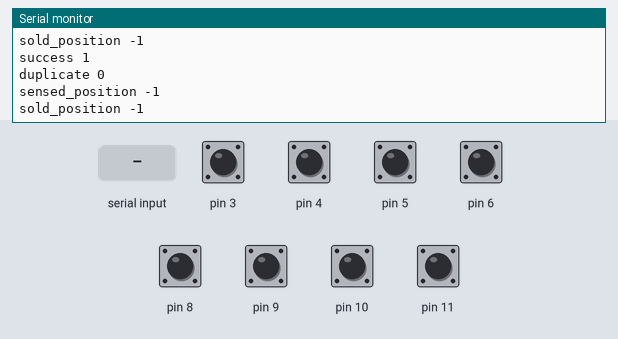
A sketch run on a simulated Arduino Uno, built with avr-gcc and run on an emulated ATmega328P. Shown: the last lines printed to the serial monitor. The inputs (shaded band) are chosen by the test bench; at power-on: pin 3–6, pin 8–11 HIGH.

Above: at 1.2 s.
1.3 s: "1" received over Serial
At 1.87 s:
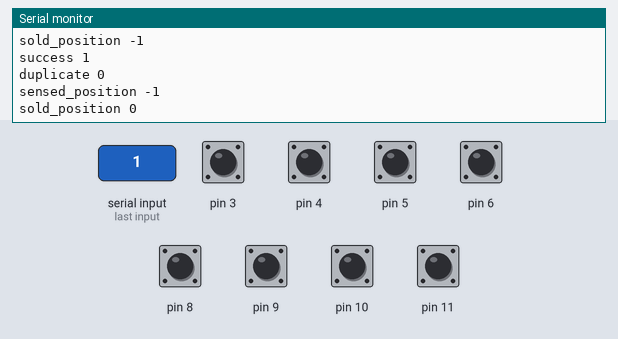
2.8 s: "2" received over Serial
At 3.39 s:
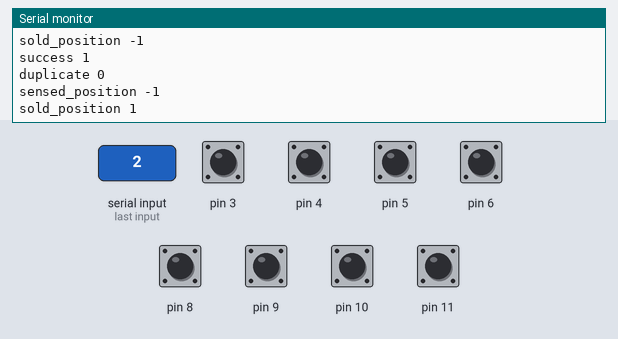
Timing chart, 0 to 5.8 s (numbered marks = the images above; inputs shaded):
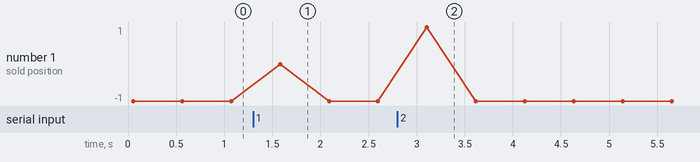

Measured:
- after the input at 1.3 s, the serial monitor: prints a new line after 0.28 s (image 1)
- after the input at 2.8 s, the serial monitor: prints a new line after 0.31 s (image 2)

The sketch:

capacitive.ino
```cpp
// (licence header left out)
#include <Char2Int.h>
#include <CapacitiveSensor.h>


#define COMMON_PIN      2    // 모든 key에 대한 공통적인'send' pin
#define NUM_OF_SAMPLES  10   // 읽어들이는 최소 횟수(숫자가 크면 정확도 up)
#define NUM_OF_KEYS     8    // capacitive sensor의 수

#define CS(Y) CapacitiveSensor(2, Y) //각 터치 센서에의 키 지정

CapacitiveSensor keys[] = {CS(11), CS(10), CS(9), CS(8), CS(6), CS(5), CS(4), CS(3)};

bool hand_exist = false;     //손의 인식 상태

int sold_position;           //음료수 판매 위치(푸시 버튼이 눌린 곳)
int sensed_position = -1;         //인식된 터치 센서 위치
char serial_touch[3] = {0};  //char형으로 받아진 시리얼을 99까지 처리하기 위한 array
int overlap=0;               //감지된 터치 센서의 수
int duplicate = 0;           //overlap이 0 혹은 1이면 true, 그렇지않으면 false


void setup()
{
  // Turn off autocalibrate on all channels:
  for (int i = 0; i < NUM_OF_KEYS; ++i) {
    keys[i].set_CS_AutocaL_Millis(0xFFFFFFFF);
  }

  Serial.begin(9600);

}

void loop()
{

  for (int i = 0; i < NUM_OF_KEYS; ++i) {

    // 만약 capacitance가 지정한 문턱전압보다 커지면 if문 실행
    if (keys[i].capacitiveSensor(NUM_OF_SAMPLES) > 5000 ) {
      sensed_position = i;    //capacitive sensor가 눌렸을 때
      overlap += 1;
    }
  }
  if (overlap == 1 || overlap == 0)
    duplicate = false;
  if (overlap > 1)
    duplicate = true;

  // rx,tx 통신을 통해 받아오는 push button 값
  for (int i = 0; i < 3 ; i++) { //십의자리 수 까지만 받아옴. (최대 99)

    if (Serial.available()) {                // 배열에 각 자리수의 값을 입력 (char)
      serial_touch[i] = Serial.read();

      if (serial_touch[i] == 'E') {
        serial_touch[i] = 0;
        break;
      }
    }
  }

  sold_position = char2int(serial_touch[1]) * 10 + char2int(serial_touch[0]) - 1 ;

  if (sensed_position >= -1 && sensed_position < NUM_OF_KEYS && sold_position >= -1 && sold_position < NUM_OF_KEYS) {
    Serial.print("success ");
    Serial.println(true);
    Serial.print("duplicate ");
    Serial.println(duplicate);
    Serial.print("sensed_position ");
    Serial.println(sensed_position);
    Serial.print("sold_position ");
    Serial.println(sold_position);
  }

  else {
    Serial.print("success ");
    Serial.println(false);
  }


  //변수 초기화
  for (int i = 0; i < 3 ; i++) {  //serial_touch 초기화
    serial_touch[i] = 0;
  }
  overlap = 0;
  sensed_position = -1;

  delay(500);                             // arbitrary delay to limit data to serial port
}
```
